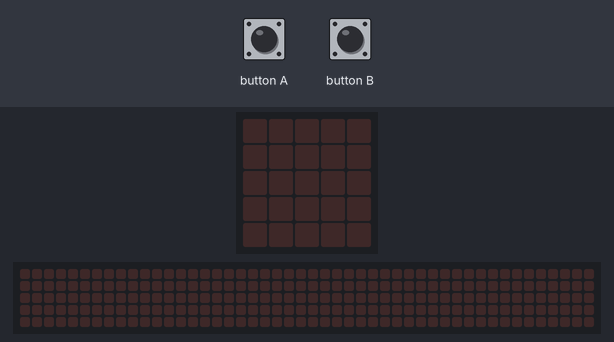
Simulated run of this program. Board: BBC micro:bit (MakeCode). On the bench: the board's 5×5 LED display, a strip that is not on the board, showing the scrolling text unrolled. The inputs (shaded band) are chosen by the test bench. The 48×5 strip is a reading aid, not a part: it shows the text the display is scrolling, unrolled, one strip-width of it at a time.

Above: at 1.2 s.
1.3 s: button B pressed for 0.15 s
At 1.52 s:
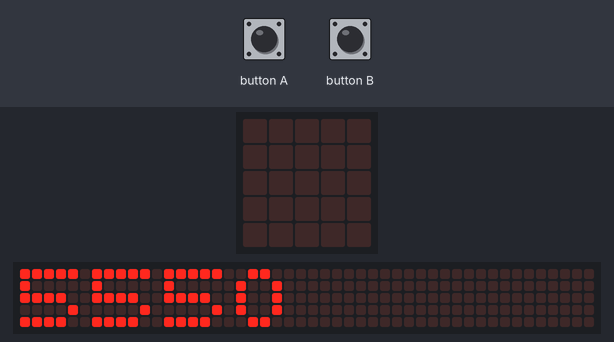
4.3 s: button A pressed for 0.15 s
At 6.8 s:
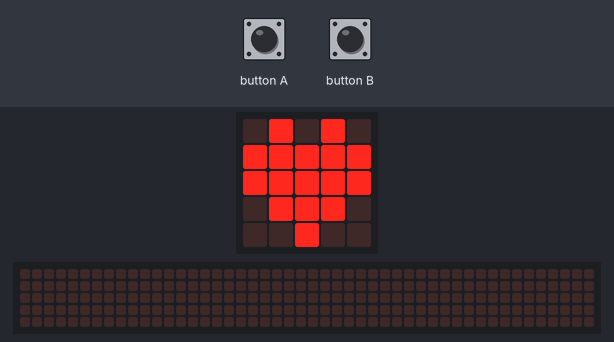
7.4 s: button B pressed for 0.15 s
At 11.82 s:
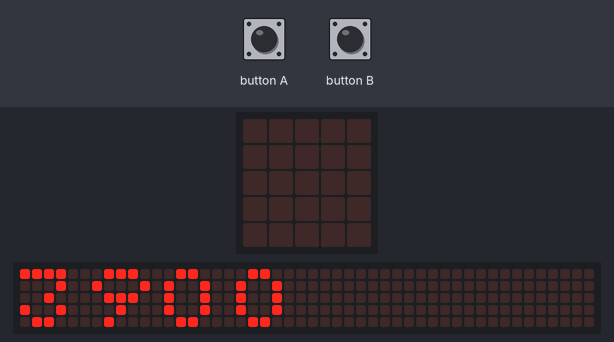
Timing chart, 0 to 13.3 s (numbered marks = the images above; inputs shaded):
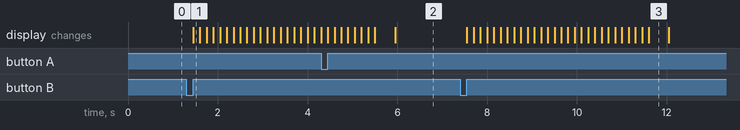

The program:

main.ts
```typescript
let start = 0
let elapsed = 0
let score = 0
input.onButtonPressed(Button.A, function () {
    start = input.runningTime()
    basic.showIcon(IconNames.Heart)
})
input.onButtonPressed(Button.B, function () {
    elapsed = input.runningTime() - start
    score = Math.abs(elapsed - 7000)
    basic.showNumber(score)
})
basic.forever(function () {

})
```

test.ts
```typescript
// tu są testy; nie będzie to kompilowane, gdy ten pakiet będzie używany jako rozszerzenie.
```

Measured:
- after the input at 1.3 s, the display: changes after 0.15 s (image 1)
- after the input at 4.3 s, the display: first differs from a run without the input after 1.7 s (image 2)
- after the input at 7.4 s, the display: first changes after 0.15 s (image 3 shows a later state)
- what the display in image 3 shows lasts 0.5 s, from 11.6 s to 12.1 s
